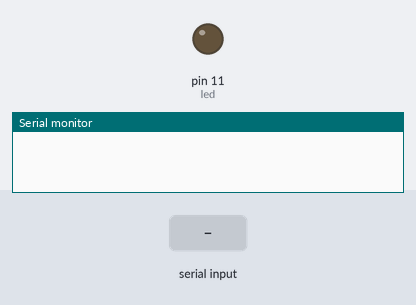
Bench run of a sketch on a simulated Arduino Uno, built with avr-gcc and run on an emulated ATmega328P. Parts: output pins drawn as LEDs (lit = HIGH), the last lines printed to the serial monitor. Dashed ring = blinking. The inputs (shaded band) are chosen by the test bench.

Above: at 1.2 s.
1.3 s: "TO" received over the second serial link
At 2.9 s:
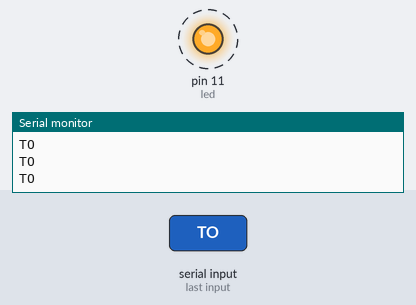
4.3 s: "90:45:200\n" received over the second serial link
5.8 s: "30:150\n" received over the second serial link
At 6.8 s:
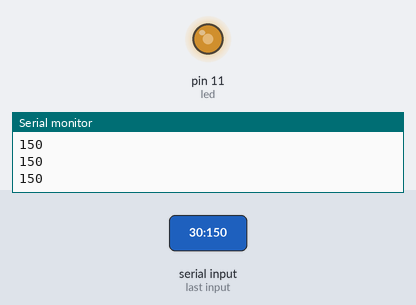
7.3 s: "1:90\n" received over the second serial link
At 7.7 s:
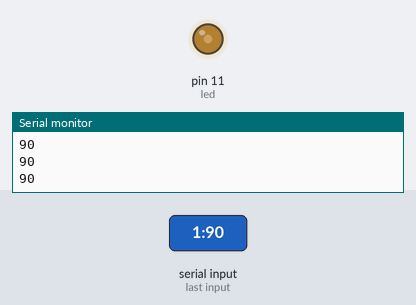
8.8 s: "200\n" received over the second serial link
At 9.7 s:
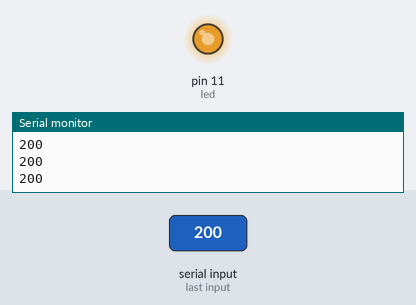
10.3 s: "90\n" received over the second serial link
At 10.9 s:
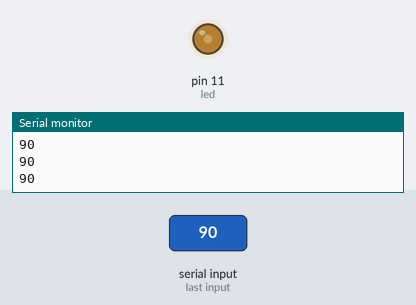
Timing chart, 0 to 12.8 s (numbered marks = the images above; inputs shaded):
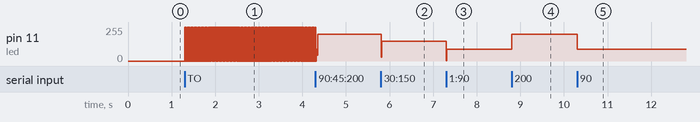

Measured:
- after the input at 1.3 s, pin 11 (led): alternates 255/255 for 0.01 s and 0/255 for 0.01 s, starting at once
- after the input at 5.8 s, pin 11 (led): 200/255 → 150/255 at once
- after the input at 7.3 s, pin 11 (led): 150/255 → 90/255 at once
- after the input at 8.8 s, pin 11 (led): 90/255 → 200/255 at once
- after the input at 10.3 s, pin 11 (led): 200/255 → 90/255 at once

The sketch:

ArduinoLamp.ino
```cpp
#include <SoftwareSerial.h>

char command;
String string;
boolean ledon = false;
#define led 11
SoftwareSerial bt(7,8); //(rx, tx)

  void setup()
  {
    Serial.begin(9600);
    bt.begin(9600);
    pinMode(led, OUTPUT);
  }

  void loop()
  {
    if (bt.available() > 0)
    {string = "";}

    while(bt.available() > 0)
    {
      command = ((byte)bt.read());

      if(command == ':')
      {
        break;
      }

      else
      {
        string += command;
      }

      delay(1);
    }

    if(string == "TO")
    {
        ledOn();
        ledon = true;
    }

    if(string =="TF")
    {
        ledOff();
        ledon = false;
        Serial.println(string);
    }

    if ((string.toInt()>=0)&&(string.toInt()<=255))
    {
      if (ledon==true)
      {
        analogWrite(led, string.toInt());
        Serial.println(string);
        delay(10);
      }
    }
 }

void ledOn()
   {
      analogWrite(led, 255);
      delay(10);
    }

 void ledOff()
 {
      analogWrite(led, 0);
      delay(10);
 }
```
